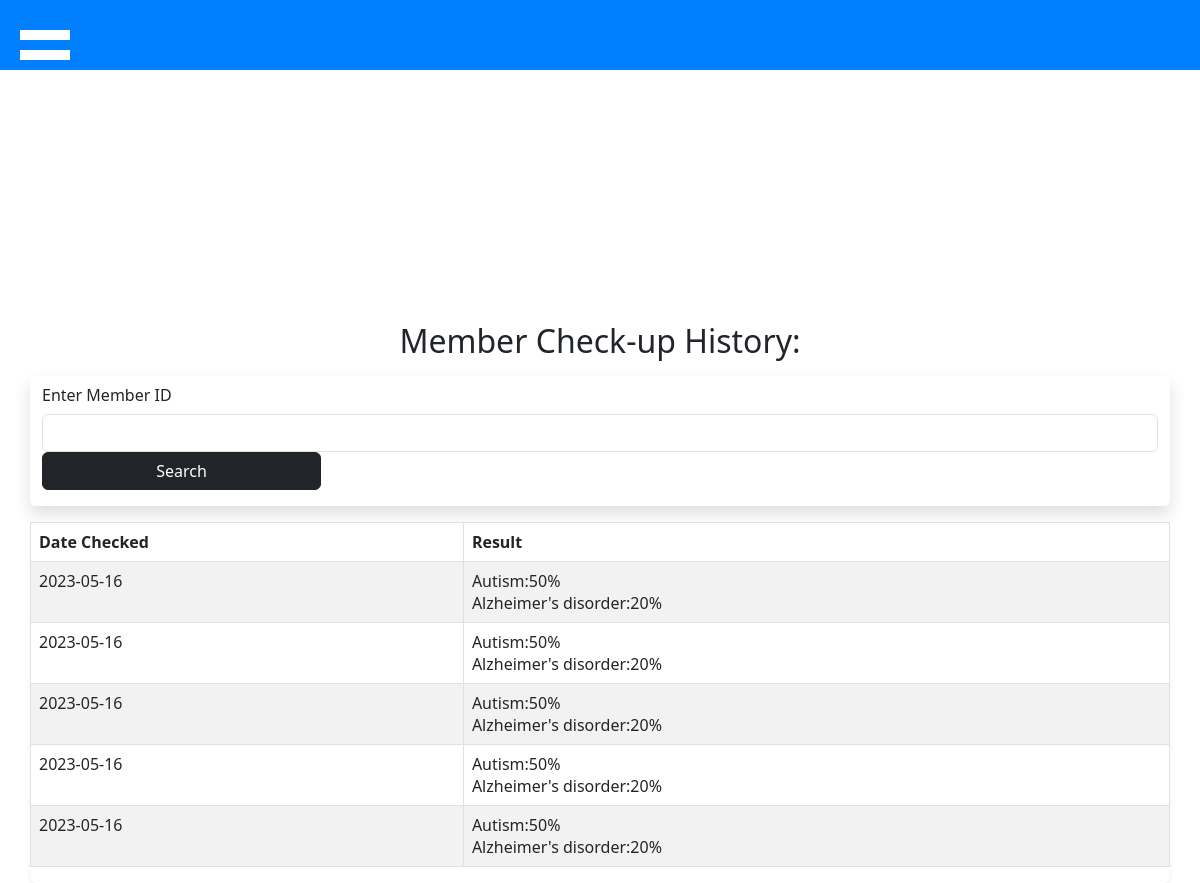
The app's page /specialistMyHealth.php?memberId=1 with its own data.
### tables this page shows
CREATE TABLE `checkup_history` (
  `check_hist_id` int(11) NOT NULL,
  `user_id` int(11) NOT NULL,
  `date` varchar(15) NOT NULL,
  `result_in_json` varchar(1000) NOT NULL
);

CREATE TABLE `diseases` (
  `disease_id` int(11) NOT NULL,
  `disease` varchar(80) NOT NULL,
  `status` varchar(10) NOT NULL DEFAULT 'active',
  `riskType` varchar(15) NOT NULL
);

### specialistMyHealth.php (the view, shortened to what this page needs)
<?php
require("navbar_specialist.php");
if (isset($_GET['memberId'])) {
  require('project_connection.php');
  $userId = $_GET['memberId'];
  $sql = "SELECT * FROM checkup_history WHERE user_id = '$userId' ORDER BY date DESC";
  $result = $db->query($sql);
  $rows = $result->fetchAll();
}
?>
<!DOCTYPE html>
<html lang="en">
<head>
  <link href="./assets/dist/css/bootstrap.min.css" rel="stylesheet">
</head>
<body>
  <br><br><br>
  <div class="mx-auto" style="width:150px; height:150px;">
  </div>
  <div class="container-md" style="margin-top: 30px;">
    <h2 class="my-3 text-center">Member Check-up History:</h2>
    <div class="row ">
      <div class="vstack gap-3">
        <div class="row shadow rounded">
          <form>
            <label for="searchHistory" class="col-sm-3 col-md-4 col-form-label">Enter Member ID</label>
            <input type="text" id='searchHistory' name='memberId' class="form-control col-sm-6 col-md-5">
            <button type="submit" class="btn btn-dark col-sm-3 col-md-3">Search</button>
          </form>
        </div>
        <div class="row shadow-sm rounded">
          <table class="table table-bordered border-black table-striped">
            <thead>
              <tr>
                <th scope='col'>Date Checked</th>
                <th scope='col'>Result</th>
              </tr>
            </thead>
            <tbody>
              <?php
              if (isset($_GET['memberId'])) {
                $sqlDisorderName = "SELECT disease FROM diseases WHERE disease_id = :disease_id";
                $preparedstmt = $db->prepare($sqlDisorderName);
                foreach ($rows as $row) {
                  $jsonResult = json_decode($row['result_in_json'], true);
                  echo "<tr>";
                  echo "<td >" . $row['date'] . "</td>";
                  $resultCleaned = "";
                  foreach ($jsonResult as $key => $row) {
                    $preparedstmt->bindParam(':disease_id', $key);
                    $preparedstmt->execute();
                    $disorderName = $preparedstmt->fetch();
                    $resultCleaned .= $disorderName['disease'] . ":" . $jsonResult[$key]['percentage'] . "% <br>";
                  }
                  $resultCleaned = rtrim($resultCleaned, " ,");
                  echo "<td>" . $resultCleaned . "</td>";
                  echo "</tr>";
                }
              }
              ?>
            </tbody>
          </table>
        </div>
      </div>
    </div>
</body>
</html>

### records on screen
checkup_history: date "2023-05-16", result_in_json "50", result_in_json "20"
diseases: disease "Autism"
diseases: disease "Alzheimer's disorder"
checkup_history: date "2023-05-16", result_in_json "50", result_in_json "20"
checkup_history: date "2023-05-16", result_in_json "50", result_in_json "20"
checkup_history: date "2023-05-16", result_in_json "50", result_in_json "20"
checkup_history: date "2023-05-16", result_in_json "50", result_in_json "20"
